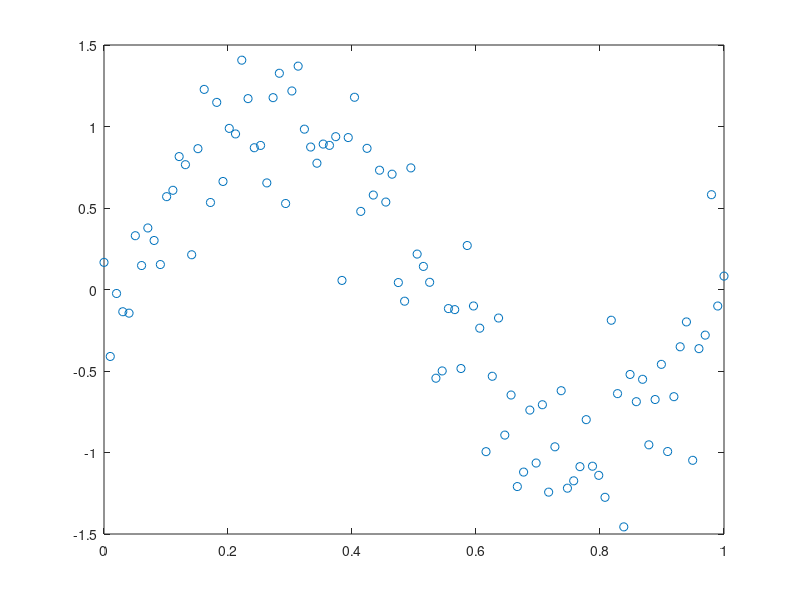

Write MATLAB code to recreate this figure.
% generate data
% PRML

%clear
clear

% sin(2*pi*x) x[0,1] 10 data
interval=1/9;
x=0:interval:1;

y = sin(2*pi*x) + wgn(1,10,10*log10(0.09));  %to db

plot(x,y,'o');

%save as file
save('sin_2_p_ix_10_point.mat','x','y');

interval=1/99;
x=0:interval:1;

y = sin(2*pi*x) + wgn(1,100,10*log10(0.09));  %to db

plot(x,y,'o');

%save as file
save('sin_2_p_ix_100_point.mat','x','y');
